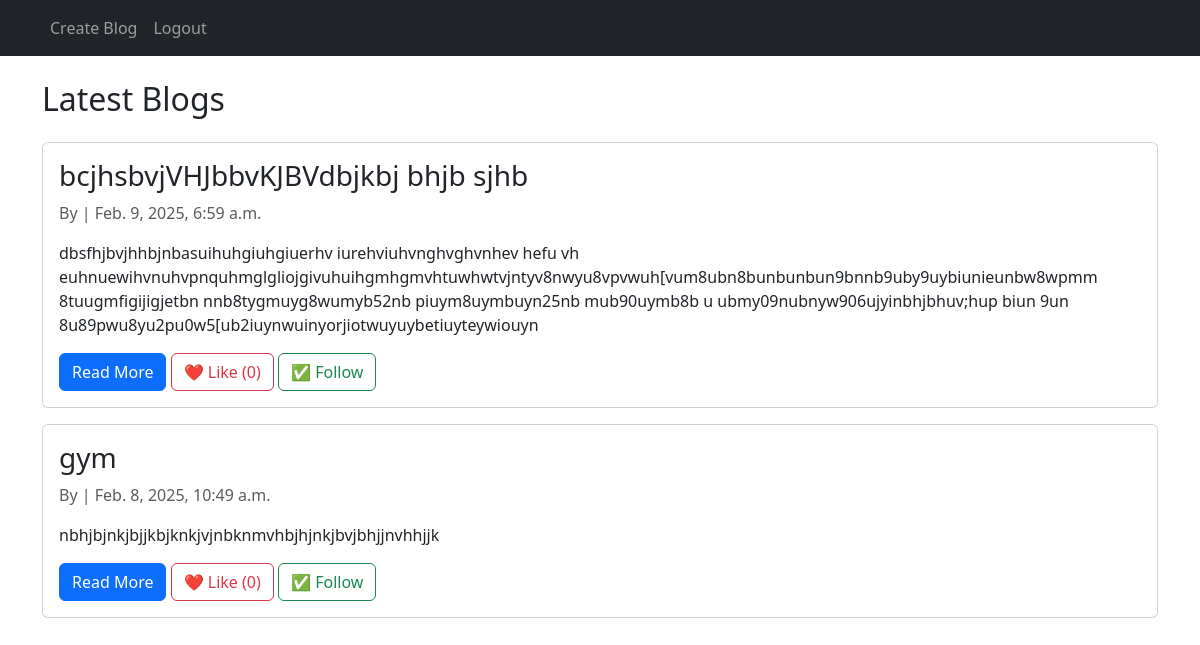
The app's page /blogs/post/ (signed in) with its own data.
### blog/models.py (models this page shows, shortened)
class Blog(models.Model):
    trainer = models.ForeignKey(User, on_delete=models.CASCADE, related_name='blogs')
    title = models.CharField(max_length=255)
    content = models.TextField()
    created_at = models.DateTimeField(auto_now_add=True)
    updated_at = models.DateTimeField(auto_now=True)

### blog/views.py (the view)
# urls.py: path("post/", views.blog_list, name="blog_list"),
def blog_list(request):
    blogs = Blog.objects.all().order_by('-created_at')  # Show newest blogs first
    return render(request, "blog/blog_list.html", {"blogs": blogs})

### blog/templates/blog/blog_list.html (shortened to what this page needs)
{% extends "blog/base.html" %}
{% block content %}
<h2 class="mb-4">Latest Blogs</h2>
{% for blog in blogs %}
    <div class="card mb-3">
        <div class="card-body">
            <h3 class="card-title">{{ blog.title }}</h3>
            <p class="text-muted">By {{ blog.trainer.username }} | {{ blog.created_at }}</p>
            <p>{{ blog.content|truncatewords:30 }}</p>
            <a href="{% url 'blog_detail' blog.id %}" class="btn btn-primary">Read More</a>
            <button class="btn btn-outline-danger like-btn" data-blog="{{ blog.id }}">
                ❤️ Like ({{ blog.likes.count }})
            </button>
            {% if user != blog.trainer %}
                <button class="btn btn-outline-success follow-btn" data-trainer="{{ blog.trainer.id }}">
                    ✅ Follow
                </button>
            {% endif %}
        </div>
    </div>
{% empty %}
    <p>No blogs available.</p>
{% endfor %}
{% endblock %}

### records on screen
Blog: title "bcjhsbvjVHJbbvKJBVdbjkbj bhjb sjhb", created_at "Feb. 9, 2025, 6:59 a.m.", content "dbsfhjbvjhhbjnbasuihuhgiuhgiuerhv iurehviuhvnghvghvnhev hefu vh euhnuewihvnuhvpnquhmglgliojgivuhuihgmhgmvhtuwhwtvjntyv8nwyu8vpvwuh[vum8ubn8bunbunbun9bnnb9uby9uybiunieunbw8wpmm 8tuugmfigijigjetbn nnb8tygmuyg8wumyb52nb piuym8uymbuyn25nb mub90uymb8b u ubmy09nubnyw906ujyinbhjbhuv;hup biun 9un 8u89pwu8yu2pu0w5[ub2iuynwuinyorjiotwuyuybetiuyteywiouyn", likes.count "0"
Blog: title "gym", created_at "Feb. 8, 2025, 10:49 a.m.", content "nbhjbjnkjbjjkbjknkjvjnbknmvhbjhjnkjbvjbhjjnvhhjjk", likes.count "0"
